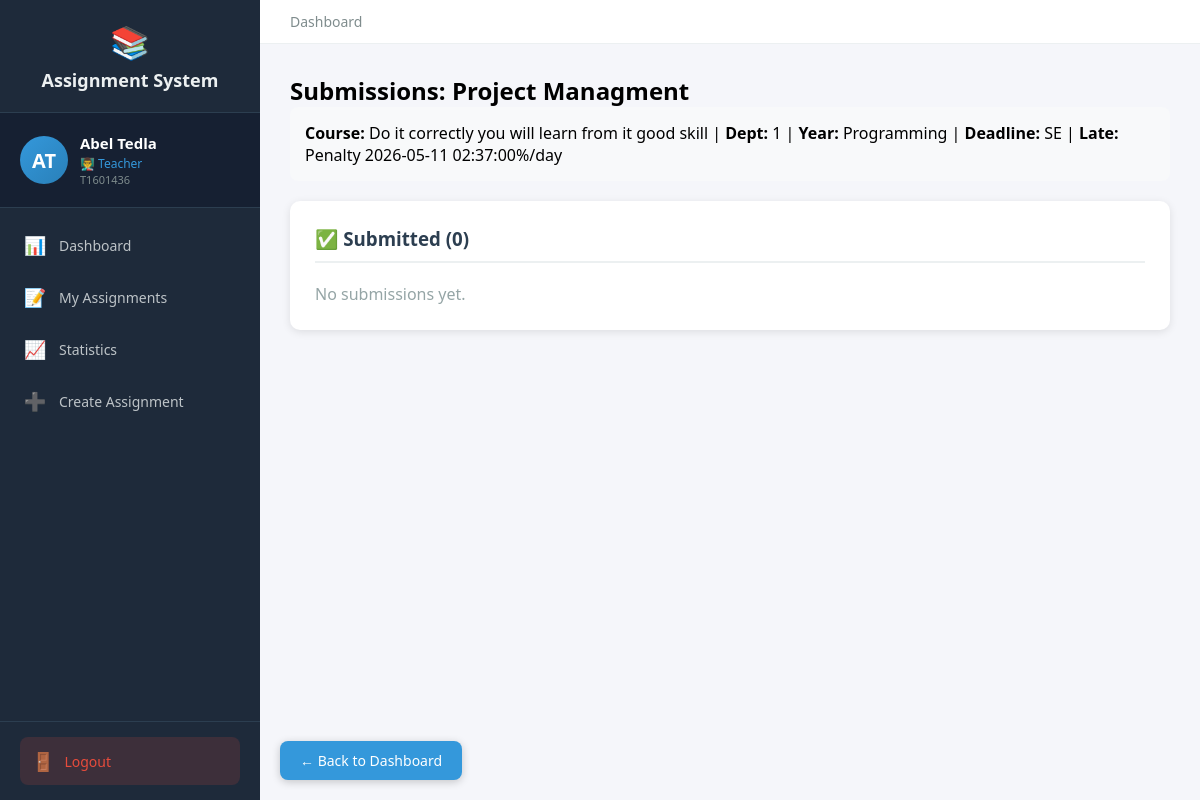
The page /teacher/submissions/3 (signed in) on the database its author committed.
### tables this page shows
CREATE TABLE users (
            id INTEGER PRIMARY KEY AUTOINCREMENT,
            user_id TEXT UNIQUE NOT NULL,
            first_name TEXT NOT NULL,
            last_name TEXT NOT NULL,
            email TEXT UNIQUE NOT NULL,
            password_hash TEXT NOT NULL,
            role TEXT NOT NULL,
            is_approved INTEGER DEFAULT 0,
            created_at TIMESTAMP DEFAULT CURRENT_TIMESTAMP
        );

CREATE TABLE assignments (
            id INTEGER PRIMARY KEY AUTOINCREMENT,
            title TEXT NOT NULL,
            description TEXT,
            teacher_id INTEGER REFERENCES teachers(id),
            course_name TEXT NOT NULL,
            department TEXT NOT NULL,
            year INTEGER NOT NULL,
            deadline TIMESTAMP NOT NULL,
            late_submission INTEGER DEFAULT 0,
            penalty_per_day REAL DEFAULT 0.0,
            teacher_comment TEXT,
            files TEXT,
            created_at TIMESTAMP DEFAULT CURRENT_TIMESTAMP
        );

### routes_teacher.py (the view)
@teacher_bp.route('/submissions/<int:assignment_id>')
@login_required
def view_submissions(assignment_id):
    if current_user.role != 'teacher':
        return redirect(url_for('auth.login'))
    conn = get_db()
    cur = conn.cursor()
    cur.execute("""
        SELECT a.*, a.late_submission, a.penalty_per_day
        FROM assignments a WHERE a.id = ?
    """, (assignment_id,))
    assignment = cur.fetchone()
    if not assignment:
        flash('Assignment not found!', 'danger')
        return redirect(url_for('teacher.dashboard'))
    cur.execute("""
        SELECT s.id, s.student_id, u.first_name, u.last_name, u.user_id,
               s.status, s.grade, s.feedback, s.submitted_at, s.files, s.student_comment, s.complaint, s.complaint_status
        FROM submissions s
        JOIN students st ON s.student_id = st.id
        JOIN users u ON st.user_id = u.id
        WHERE s.assignment_id = ?
        ORDER BY s.submitted_at DESC
    """, (assignment_id,))
    submissions = cur.fetchall()
    cur.execute("""
        SELECT st.id, u.first_name, u.last_name, u.user_id
        FROM students st
        JOIN users u ON st.user_id = u.id
        WHERE st.department = ? AND st.year = ?
        AND st.id NOT IN (SELECT student_id FROM submissions WHERE assignment_id = ?)
    """, (assignment['department'], assignment['year'], assignment_id))
    not_submitted = cur.fetchall()
    cur.execute("""
        SELECT als.student_id, als.reason, u.first_name, u.last_name
        FROM allowed_late_submissions als
        JOIN students st ON als.student_id = st.id
        JOIN users u ON st.user_id = u.id
        WHERE als.assignment_id = ?
    """, (assignment_id,))
    allowed_late = cur.fetchall()
    allowed_late_dict = {a[0]: a for a in allowed_late}
    conn.close()
    return render_template('teacher/submissions.html',
                         assignment=assignment, submissions=submissions,
                         not_submitted=not_submitted, allowed_late_dict=allowed_late_dict)

### auth.py (called while the page is built)
def get_db():
    conn = sqlite3.connect('assignments.db')
    conn.row_factory = sqlite3.Row
    return conn

@login_manager.user_loader
def load_user(user_id):
    conn = get_db()
    cur = conn.cursor()
    cur.execute("SELECT id, user_id, first_name, last_name, email, role, is_approved FROM users WHERE id = ?", (user_id,))
    user = cur.fetchone()
    cur.close()
    conn.close()
    if user:
        from flask_login import UserMixin
        class User(UserMixin):
            pass
        u = User()
        u.id = user['id']
        u.user_id = user['user_id']
        u.first_name = user['first_name']
        u.last_name = user['last_name']
        u.email = user['email']
        u.role = user['role']
        u.is_approved = user['is_approved']
        return u
    return None

### routes_teacher.py (called while the page is built)
def get_db():
    conn = sqlite3.connect('assignments.db')
    conn.row_factory = sqlite3.Row
    return conn

### templates/teacher/submissions.html (shortened to what this page needs)
{% extends "teacher_base.html" %}
{% block content %}
<h2>Submissions: {{ assignment[1] }}</h2>
<div class="info-bar">
    <strong>Course:</strong> {{ assignment[2] }} |
    <strong>Dept:</strong> {{ assignment[3] }} |
    <strong>Year:</strong> {{ assignment[4] }} |
    <strong>Deadline:</strong> {{ assignment[5] }} |
    <strong>Late:</strong> {% if assignment[6] %}Penalty {{ assignment[7] }}%/day{% else %}Not Allowed{% endif %}
</div>
<div class="content-section">
    <h3>✅ Submitted ({{ submissions|length }})</h3>
    {% if submissions %}
    <table>
        <tr><th>Student ID</th><th>Name</th><th>Status</th><th>Grade</th><th>Files</th><th>Complaint</th><th>Submitted</th><th>Action</th></tr>
        {% for s in submissions %}
        <tr>
            <td>{{ s[4] }}</td><td>{{ s[2] }} {{ s[3] }}</td><td>{{ s[5] }}</td>
            <td>{{ s[6] if s[6] else '-' }}</td>
            <td>
                {% if s[9] %}
                    {% for file in s[9].split(',') %}
                        <a href="/teacher/download/{{ file.strip() }}" class="btn btn-info">📥</a>
                    {% endfor %}
                {% else %}-{% endif %}
            </td>
            <td>
                {% if s|length > 11 and s[11] %}
                    <span class="complaint-badge" title="{{ s[11] }}">📢</span>
                {% else %}-{% endif %}
            </td>
            <td>{{ s[8] if s[8] else '' }}</td>
            <td>
                <a href="/teacher/evaluate/{{ s[0] }}" class="btn btn-primary">
                    {% if s[5] == 'evaluated' %}Update{% else %}Evaluate{% endif %}
                </a>
            </td>
        </tr>
        {% endfor %}
    </table>
    {% else %}<p style="color:#95a5a6;">No submissions yet.</p>{% endif %}
</div>
{% endblock %}

### templates/teacher_base.html (shortened to what this page needs)
<!DOCTYPE html>
<html>
<head>
</head>
<body>
    <div class="layout">
        <div class="sidebar" id="sidebar">
            <div class="logo">
                <span class="icon">📚</span>
                Assignment System
            </div>
            <div class="profile-card">
                <div class="avatar">{{ current_user.first_name[0] }}{{ current_user.last_name[0] }}</div>
                <div class="info">
                    <div class="name">{{ current_user.first_name }} {{ current_user.last_name }}</div>
                    <div class="role">👨‍🏫 Teacher</div>
                    <div class="id-text">{{ current_user.user_id }}</div>
                </div>
            </div>
            <nav>
                <a href="/teacher/dashboard" class="{{ 'active' if request.path == '/teacher/dashboard' }}" onclick="closeSidebar()">
                    <span class="icon">📊</span> Dashboard
                </a>
                <a href="/teacher/dashboard#assignments" onclick="closeSidebar()">
                    <span class="icon">📝</span> My Assignments
                </a>
                <a href="/teacher/dashboard#statistics" onclick="closeSidebar()">
                    <span class="icon">📈</span> Statistics
                </a>
                <a href="/teacher/create-assignment" class="{{ 'active' if request.path == '/teacher/create-assignment' }}" onclick="closeSidebar()">
                    <span class="icon">➕</span> Create Assignment
                </a>
            </nav>
            <div class="sidebar-footer">
                <a href="/logout" class="logout-btn">
                    <span class="icon">🚪</span> Logout
                </a>
            </div>
        </div>
        <div class="main">
            <div class="topbar">
                <div class="breadcrumb">
                    {% block page_title %}Dashboard{% endblock %}
                </div>
            </div>
            <div class="content">
    <a href="/teacher/dashboard" style="position:fixed;bottom:20px;left:280px;background:#3498db;color:white;padding:10px 20px;border-radius:8px;text-decoration:none;font-size:14px;z-index:1000;box-shadow:0 2px 8px rgba(0,0,0,0.2);">← Back to Dashboard</a>
                {% block content %}{% endblock %}
            </div>
        </div>
    </div>
</body>
</html>

### templates/teacher_base.html (style rules this page uses)
* { margin: 0; padding: 0; box-sizing: border-box; }
body { font-family: 'Segoe UI', Arial, sans-serif; background: #f5f6fa; }
.layout { display: flex; min-height: 100vh; }
.sidebar { width: 260px; background: #1e2a3a; color: #ecf0f1; padding: 0; position: fixed; height: 100vh; overflow-y: auto; z-index: 100; transition: transform 0.3s; display: flex; flex-direction: column; }
.sidebar .logo { padding: 20px; font-size: 18px; font-weight: bold; text-align: center; border-bottom: 1px solid #2c3e50; }
.sidebar .logo .icon { font-size: 32px; display: block; margin-bottom: 5px; }
.sidebar .profile-card { padding: 20px; border-bottom: 1px solid #2c3e50; display: flex; align-items: center; gap: 12px; background: #162032; }
.sidebar .profile-card .avatar { width: 48px; height: 48px; border-radius: 50%; background: linear-gradient(135deg, #3498db, #2980b9); color: white; display: flex; align-items: center; justify-content: center; font-weight: bold; font-size: 20px; flex-shrink: 0; }
.sidebar .profile-card .info { overflow: hidden; }
.sidebar .profile-card .info .name { font-weight: 600; font-size: 15px; color: white; white-space: nowrap; overflow: hidden; text-overflow: ellipsis; }
.sidebar .profile-card .info .role { font-size: 12px; color: #3498db; margin-top: 2px; }
.sidebar .profile-card .info .id-text { font-size: 11px; color: #7f8c8d; }
.sidebar nav { flex: 1; padding: 10px 0; }
.sidebar nav a { display: flex; align-items: center; padding: 13px 20px; color: #bdc3c7; text-decoration: none; font-size: 14px; border-left: 3px solid transparent; cursor: pointer; transition: all 0.2s; margin: 2px 0; }
.sidebar nav a .icon { margin-right: 12px; font-size: 18px; width: 24px; text-align: center; }
.sidebar .sidebar-footer { padding: 15px 20px; border-top: 1px solid #2c3e50; }
.sidebar .sidebar-footer .logout-btn { display: flex; align-items: center; gap: 10px; padding: 12px; background: rgba(231,76,60,0.15); color: #e74c3c; text-decoration: none; border-radius: 8px; font-size: 14px; font-weight: 500; transition: all 0.2s; }
.sidebar .sidebar-footer .logout-btn .icon { font-size: 18px; }
.main { margin-left: 260px; flex: 1; width: calc(100% - 260px); }
.topbar { background: white; padding: 12px 30px; display: flex; justify-content: space-between; align-items: center; border-bottom: 1px solid #ecf0f1; }
.topbar .breadcrumb { color: #7f8c8d; font-size: 14px; }
.content { padding: 30px; }

### templates/teacher/submissions.html (style rules this page uses)
.content-section { background: white; padding: 25px; border-radius: 10px; box-shadow: 0 2px 8px rgba(0,0,0,0.1); margin-bottom: 25px; }
.content-section h3 { margin-bottom: 20px; color: #2c3e50; border-bottom: 2px solid #ecf0f1; padding-bottom: 10px; }
.info-bar { background: #f8f9fa; padding: 15px; border-radius: 8px; margin-bottom: 20px; }

### rows shown on the page
users: first_name "A", last_name "T", first_name "Abel", last_name "Tedla", user_id "T1601436"
assignments: title "Project Managment", description "Do it correctly you will learn from it good skill", teacher "1", course_name "Programming", department "SE", deadline "2026-05-11 02:37:00"

### other values the page prints
{{ submissions|length }} "0"
